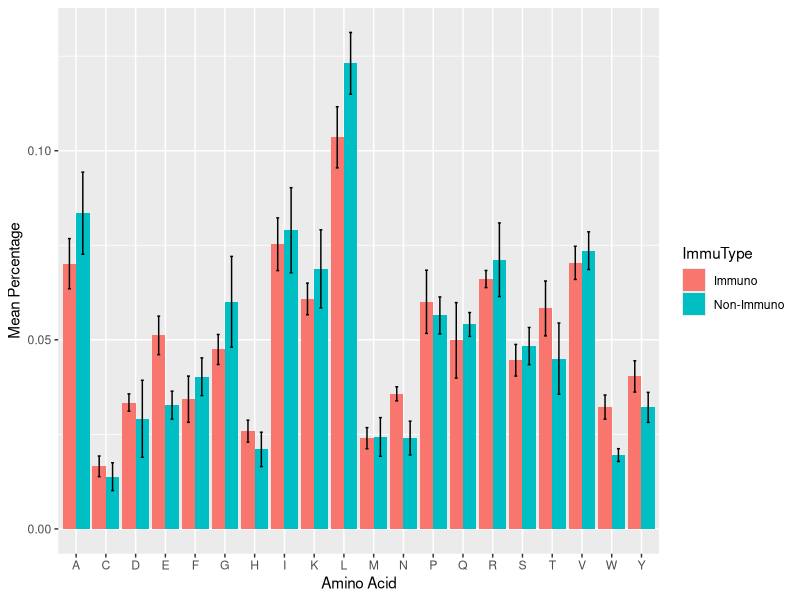
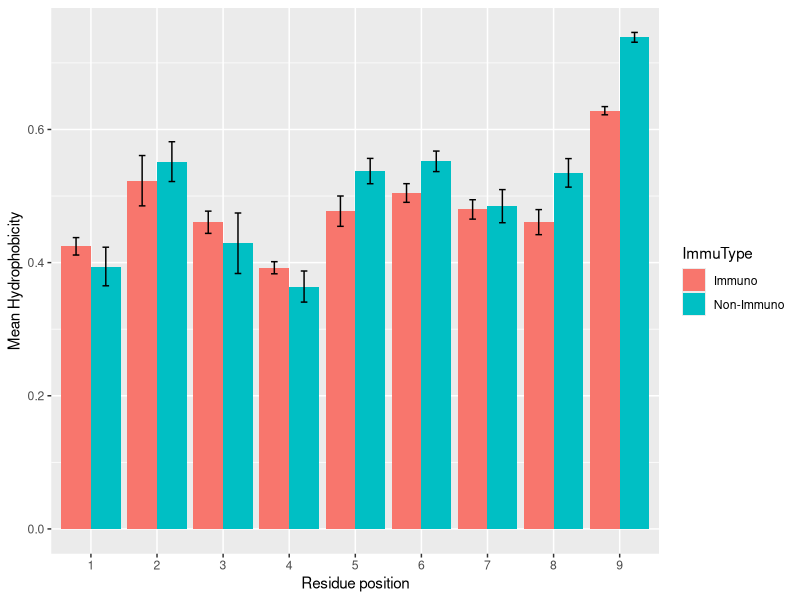
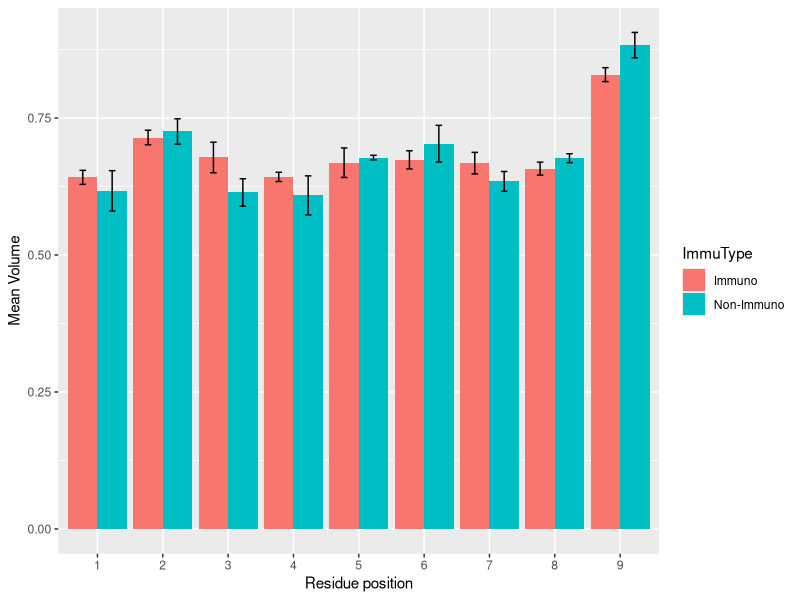
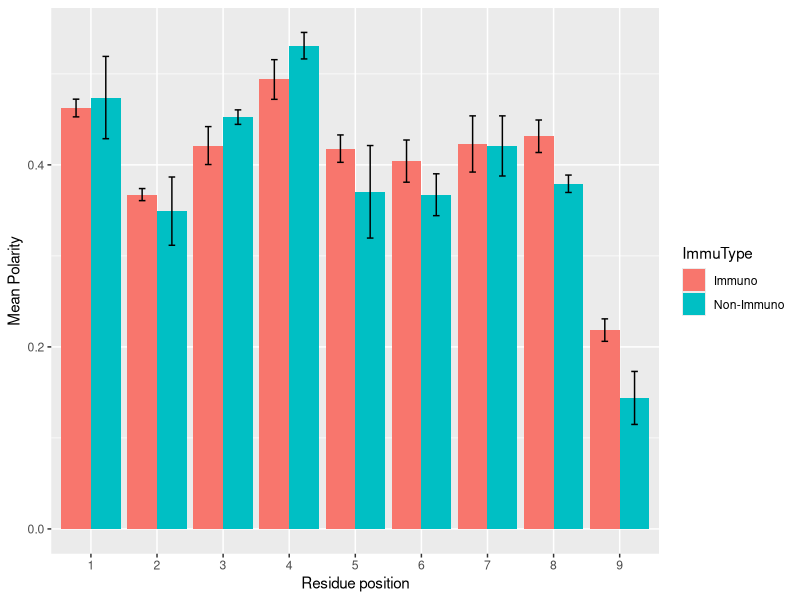
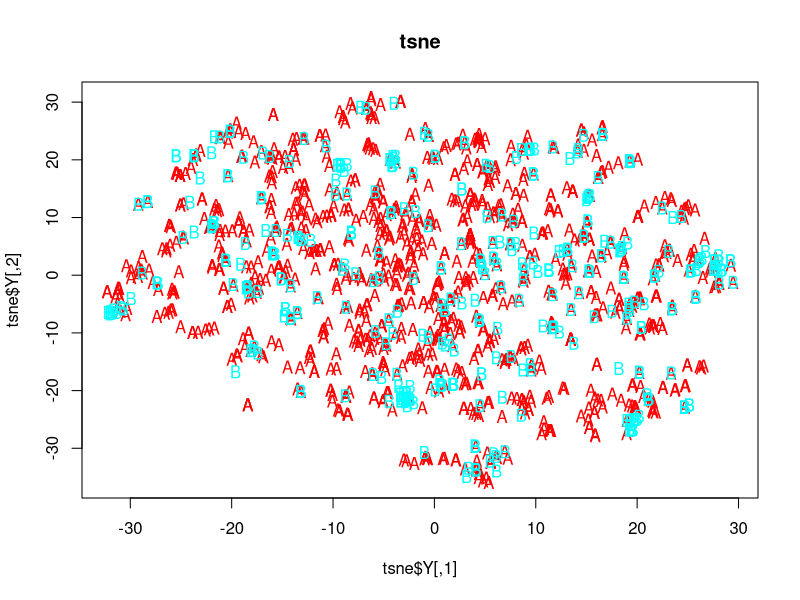
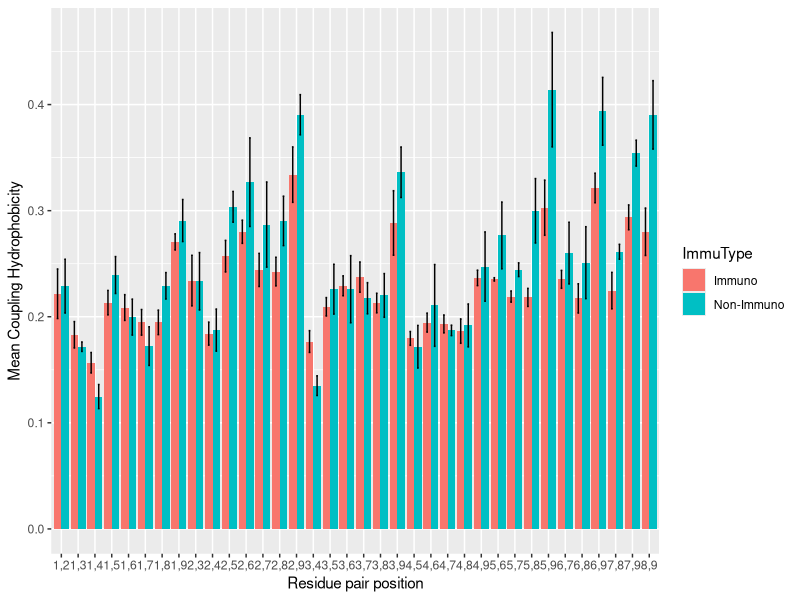
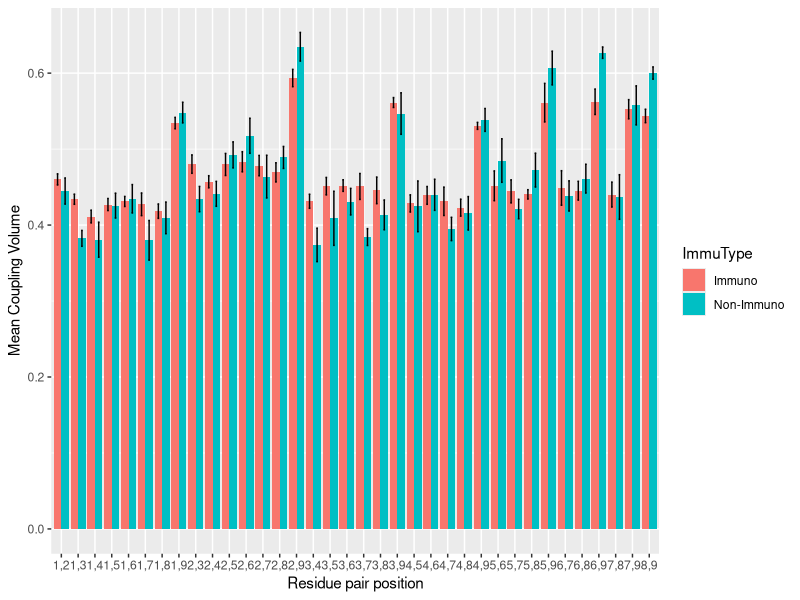
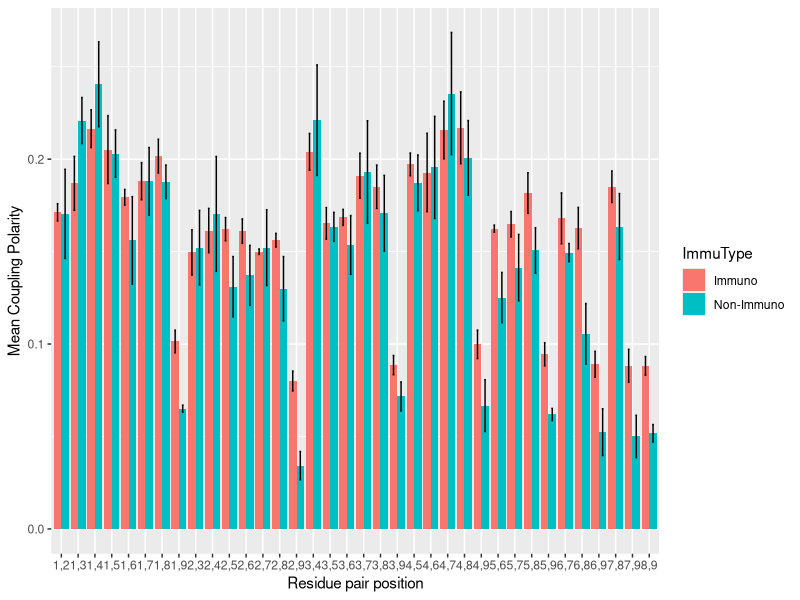

These charts were generated, in order, by the following R code:
rm(list=ls()) # clean the memeory


#####
# read in the data and separate the immuno and non immuno group
#####
ctl_wt_variant <- read.csv("ctl_wt_variant_immu.csv", stringsAsFactors = FALSE) # this database collapsed all the alleles

ctl_9mer <- ctl_wt_variant[nchar(ctl_wt_variant$peptide)==9, ]
ctl_9mer_immuno <- ctl_9mer[(ctl_9mer$Immunogenicity > 0.7) ,]
ctl_9mer_nonimmuno <- ctl_9mer[(ctl_9mer$Immunogenicity < 0.3) ,]


#####
# read in the amino acid scales
#####
aa_scales_unnormed <- read.csv("aminoacid_scales.csv", stringsAsFactors = FALSE)
maxs <- apply(aa_scales_unnormed[, 2:4], 2, max)
mins <- apply(aa_scales_unnormed[, 2:4], 2, min)
#aa_scales <- data.frame("AminoAcid" = aa_scales_unnormed$AminoAcid, scale(aa_scales_unnormed[, 2:4], center = (maxs + mins)/2, scale = (maxs - mins)/2))
aa_scales <- data.frame("AminoAcid" = aa_scales_unnormed$AminoAcid, scale(aa_scales_unnormed[, 2:4], center = mins, scale = (maxs - mins)))
score_of_aa <- function(aa, i_metric){
  aa_scales[which(aa_scales$AminoAcid == aa), i_metric]
}


seqs_to_scores <- function(seqs, i_metric){
  t(unname(sapply(seqs, function(seq){
    sapply(strsplit(seq, "")[[1]], score_of_aa, i_metric)
  })))
}

#hydro_scores_binded_9mer_separated <- seqs_to_scores(ctl_binded_9mer_separated$peptide, 2)
#vol_scores_binded_9mer_separated <- seqs_to_scores(ctl_binded_9mer_separated$peptide, 3)
#pol_score_binded_9mer_separated <- seqs_to_scores(ctl_binded_9mer_separated$peptide, 4)



#########
# define the function to get the frequency of each amino acid in the dataset
#########

get_AAfreq <- function(seqs, nsites){ # read in a vector if peptides, nsites is the length of the peptides
  sapply(aa_scales$AminoAcid, function(aa){
    sum(sapply(seqs, function(seq){
      sum(strsplit(seq, "")[[1]] == aa)
    }))
  })/(length(seqs)*nsites)
}

get_AAfreq_errorbar <- function(seqs, nsites){
  seqs <- sample(seqs)
  AA_freq_subgroups <- numeric(0)
  n = 4
  group_size <- as.integer(ceiling(length(seqs)/n))
  seqs_subs <- split(seqs, ceiling(seq_along(seqs)/group_size))
  for (iseqs in seqs_subs){
    AA_freq_subgroups <- rbind(AA_freq_subgroups, get_AAfreq(iseqs, nsites))
  }
  apply(AA_freq_subgroups, 2, sd)
}

aa_freq_immuno <- get_AAfreq(ctl_9mer_immuno$peptide, 9)
aa_freq_immuno_eb <- get_AAfreq_errorbar(ctl_9mer_immuno$peptide, 9)
aa_freq_nonimmuno <- get_AAfreq(ctl_9mer_nonimmuno$peptide, 9)
aa_freq_nonimmuno_eb <- get_AAfreq_errorbar(ctl_9mer_nonimmuno$peptide, 9)

df_aa_freq_immuno <- data.frame("ImmuType" = "Immuno", "AminoAcid" = aa_scales$AminoAcid, "mean"= aa_freq_immuno, "sd" = aa_freq_immuno_eb)
df_aa_freq_nonimmuno <- data.frame("ImmuType" = "Non-Immuno", "AminoAcid" = aa_scales$AminoAcid, "mean"= aa_freq_nonimmuno, "sd" = aa_freq_nonimmuno_eb)
df_aa_freq <- rbind(df_aa_freq_immuno, df_aa_freq_nonimmuno)

library(ggplot2)
ggplot(df_aa_freq,aes(x=AminoAcid,y=mean,fill=ImmuType))+
  geom_bar(stat="identity",position="dodge")+
  xlab("Amino Acid")+ylab("Mean Percentage")+geom_errorbar(aes(ymin=mean-sd, ymax=mean+sd), width=.2,position=position_dodge(.9))

##################
# the next step is to compare the hydrophobicity scores at each position
##################
hydro_scores_immuno <- seqs_to_scores(ctl_9mer_immuno$peptide, 2)
vol_scores_immuno <- seqs_to_scores(ctl_9mer_immuno$peptide, 3)
pol_scores_immuno <- seqs_to_scores(ctl_9mer_immuno$peptide, 4)

hydro_scores_nonimmuno <- seqs_to_scores(ctl_9mer_nonimmuno$peptide, 2)
vol_scores_nonimmuno <- seqs_to_scores(ctl_9mer_nonimmuno$peptide, 3)
pol_scores_nonimmuno <- seqs_to_scores(ctl_9mer_nonimmuno$peptide, 4)

get_scores_errorbar <- function(scores){
  scores <- scores[sample(1:nrow(scores)), ] # reshuffle the rows
  scores_subgroups <-  numeric(0)
  n = 4
  group_size <- as.integer(ceiling(nrow(scores)/n))
  sub_indexes <- ceiling((1:nrow(scores))/group_size)
  for (i in 1:n){
    scores_subgroups <- rbind(scores_subgroups, colMeans(scores[i == sub_indexes, ]))
  }
  apply(scores_subgroups, 2, sd)
}

df_scores_immuno <-  data.frame("ImmuType" = "Immuno", "pos" = 1:9, "hydro_mean" = colMeans(hydro_scores_immuno), "hydro_sd" = get_scores_errorbar(hydro_scores_immuno),
                                "vol_mean" = colMeans(vol_scores_immuno), "vol_sd" = get_scores_errorbar(vol_scores_immuno),
                                "pol_mean" = colMeans(pol_scores_immuno), "pol_sd" = get_scores_errorbar(pol_scores_immuno))

df_scores_nonimmuno <-  data.frame("ImmuType" = "Non-Immuno", "pos" = 1:9, "hydro_mean" = colMeans(hydro_scores_nonimmuno), "hydro_sd" = get_scores_errorbar(hydro_scores_nonimmuno),
                                   "vol_mean" = colMeans(vol_scores_nonimmuno), "vol_sd" = get_scores_errorbar(vol_scores_nonimmuno),
                                   "pol_mean" = colMeans(pol_scores_nonimmuno), "pol_sd" = get_scores_errorbar(pol_scores_nonimmuno))

df_scores <- rbind(df_scores_immuno, df_scores_nonimmuno)

ggplot(df_scores,aes(x=as.factor(pos),y=hydro_mean,fill=ImmuType))+
  geom_bar(stat="identity",position="dodge")+
  xlab("Residue position")+ylab("Mean Hydrophobicity")+geom_errorbar(aes(ymin=hydro_mean-hydro_sd, ymax=hydro_mean+hydro_sd), width=.2,position=position_dodge(.9))

ggplot(df_scores,aes(x=as.factor(pos),y=vol_mean,fill=ImmuType))+
  geom_bar(stat="identity",position="dodge")+
  xlab("Residue position")+ylab("Mean Volume")+geom_errorbar(aes(ymin=vol_mean-vol_sd, ymax=vol_mean+vol_sd), width=.2,position=position_dodge(.9))
# the difference in mean volume at position 3 might also be important

ggplot(df_scores,aes(x=as.factor(pos),y=pol_mean,fill=ImmuType))+
  geom_bar(stat="identity",position="dodge")+
  xlab("Residue position")+ylab("Mean Polarity")+geom_errorbar(aes(ymin=pol_mean-pol_sd, ymax=pol_mean+pol_sd), width=.2,position=position_dodge(.9))

# no consistent enrichment of hydrophobicity, volume or polarity is found


#######################
# do the PCA analysis for the data
#######################
df_scores_eachsample_immuno <- data.frame("ImmuType" = "Immuno", hydro_scores_immuno, vol_scores_immuno, pol_scores_immuno)
df_scores_eachsample_nonimmuno <- data.frame("ImmuType" = "Non-Immuno", hydro_scores_nonimmuno, vol_scores_nonimmuno, pol_scores_nonimmuno)
df_scores_eachsample <- rbind(df_scores_eachsample_immuno, df_scores_eachsample_nonimmuno)
pca_hydro_score <-prcomp(df_scores_eachsample[, 2:10], center = TRUE,scale. = TRUE)
summary(pca_hydro_score)

pca_vol_score <- prcomp(df_scores_eachsample[, 11:19], center = TRUE,scale. = TRUE)
summary(pca_vol_score)

pca_pol_score <- prcomp(df_scores_eachsample[, 20:28], center = TRUE,scale. = TRUE)
summary(pca_pol_score)

pca_total_score <- prcomp(df_scores_eachsample[, 2:28], center = TRUE,scale. = TRUE)
summary(pca_total_score)

# we need a lot of principle components to capture the variation


##########################
# do the tsne plot for the data
###########################
library(Rtsne)
tsne <- Rtsne(df_scores_eachsample[, 11:19], dims = 2, check_duplicate = FALSE)
plot(tsne$Y, t = 'n', main = 'tsne')
train_label <- as.factor(df_scores_eachsample$ImmuType)
levels(train_label) <- list(A = "Immuno", B = "Non-Immuno")
colors = rainbow(length(unique(train_label)))
names(colors) = unique(train_label)
text(tsne$Y, labels = train_label, col = colors[train_label])


#######################
# now we will check out the coupling zi*zj, where i and j are two arbitrary positions
########################

get_coupling_scores <- function(scores){ # read in single scores, return the coupling scores
  nsites <- ncol(scores)
  nsamples <- nrow(scores)
  
  coupling <- matrix(rep(0, nsamples*nsites*(nsites-1)/2), nrow = nsamples)
  counter <- 1
  for (i in 1:(nsites - 1)){
    for (j in (i+1):nsites){
      coupling[, counter] <- scores[, i] * scores[, j]
      counter <- counter + 1
    }
  }
  coupling
} 

hydro_coupling_scores_immuno <- get_coupling_scores(hydro_scores_immuno)
hydro_coupling_scores_nonimmuno <- get_coupling_scores(hydro_scores_nonimmuno)

vol_coupling_scores_immuno <- get_coupling_scores(vol_scores_immuno)
vol_coupling_scores_nonimmuno <- get_coupling_scores(vol_scores_nonimmuno)

pol_coupling_scores_immuno <- get_coupling_scores(pol_scores_immuno)
pol_coupling_scores_nonimmuno <- get_coupling_scores(pol_scores_nonimmuno)

nsites <- 9
pos_pair <- {}
for (i in 1:(nsites - 1)){
  for (j in (i+1):nsites){
    pos_pair <- c(pos_pair, paste(i,j,sep = ","))
  }
}

df_coupling_scores_immuno <-  data.frame("ImmuType" = "Immuno", "pos" = pos_pair, "hydro_coup_mean" = colMeans(hydro_coupling_scores_immuno), "hydro_coup_sd" = get_scores_errorbar(hydro_coupling_scores_immuno),
                                "vol_coup_mean" = colMeans(vol_coupling_scores_immuno), "vol_coup_sd" = get_scores_errorbar(vol_coupling_scores_immuno),
                                "pol_coup_mean" = colMeans(pol_coupling_scores_immuno), "pol_coup_sd" = get_scores_errorbar(pol_coupling_scores_immuno))

df_coupling_scores_nonimmuno <-  data.frame("ImmuType" = "Non-Immuno", "pos" = pos_pair, "hydro_coup_mean" = colMeans(hydro_coupling_scores_nonimmuno), "hydro_coup_sd" = get_scores_errorbar(hydro_coupling_scores_nonimmuno),
                                            "vol_coup_mean" = colMeans(vol_coupling_scores_nonimmuno), "vol_coup_sd" = get_scores_errorbar(vol_coupling_scores_nonimmuno),
                                            "pol_coup_mean" = colMeans(pol_coupling_scores_nonimmuno), "pol_coup_sd" = get_scores_errorbar(pol_coupling_scores_nonimmuno))
df_coupling_scores <- rbind(df_coupling_scores_immuno, df_coupling_scores_nonimmuno)

ggplot(df_coupling_scores,aes(x=as.factor(pos),y=hydro_coup_mean,fill=ImmuType))+
  geom_bar(stat="identity",position="dodge")+
  xlab("Residue pair position")+ylab("Mean Coupling Hydrophobicity")+geom_errorbar(aes(ymin=hydro_coup_mean-hydro_coup_sd, ymax=hydro_coup_mean+hydro_coup_sd), width=.2,position=position_dodge(.9))
# 5,8  coupling might be good features to distinguish the immuno and non immuno types

ggplot(df_coupling_scores,aes(x=as.factor(pos),y=vol_coup_mean,fill=ImmuType))+
  geom_bar(stat="identity",position="dodge")+
  xlab("Residue pair position")+ylab("Mean Coupling Volume")+geom_errorbar(aes(ymin=vol_coup_mean-vol_coup_sd, ymax=vol_coup_mean+vol_coup_sd), width=.2,position=position_dodge(.9))
# 1,7  2,3  2,7 3,4  3,5 3,7 5,7 4,7 7,9 might be good features to distinguish the immuno and non immuno types. 1,7 and 3,7 are the best

ggplot(df_coupling_scores,aes(x=as.factor(pos),y=pol_coup_mean,fill=ImmuType))+
  geom_bar(stat="identity",position="dodge")+
  xlab("Residue pair position")+ylab("Mean Coupling Polarity")+geom_errorbar(aes(ymin=pol_coup_mean-pol_coup_sd, ymax=pol_coup_mean+pol_coup_sd), width=.2,position=position_dodge(.9))
# 1,4 6,8 might be good

########################
# look at the probability distribution of the dataset
########################
colnames(hydro_coupling_scores_immuno) <- pos_pair
colnames(hydro_coupling_scores_nonimmuno) <- pos_pair

colnames(vol_coupling_scores_immuno) <- pos_pair
colnames(vol_coupling_scores_nonimmuno) <- pos_pair

colnames(pol_coupling_scores_immuno) <- pos_pair
colnames(pol_coupling_scores_nonimmuno) <- pos_pair
plot(density(vol_coupling_scores_immuno[, "3,7"]))
plot(density(vol_coupling_scores_nonimmuno[, "3,7"]))

plot(density(vol_coupling_scores_immuno[, "1,7"]))
plot(density(vol_coupling_scores_nonimmuno[, "1,7"]))

mean(vol_coupling_scores_immuno[, "3,7"])
mean(vol_coupling_scores_nonimmuno[, "3,7"])

df_coupling_scores_eachsample_immuno <- setNames(data.frame("Immuno", hydro_coupling_scores_immuno, vol_coupling_scores_immuno, pol_coupling_scores_immuno), c("ImmuType", paste("hydro", pos_pair, sep = ","), paste("vol", pos_pair, sep = ","), paste("pol", pos_pair, sep = ",")))
df_coupling_scores_eachsample_nonimmuno <- setNames(data.frame("Non-Immuno", hydro_coupling_scores_nonimmuno, vol_coupling_scores_nonimmuno, pol_coupling_scores_nonimmuno), c("ImmuType", paste("hydro", pos_pair, sep = ","), paste("vol", pos_pair, sep = ","), paste("pol", pos_pair, sep = ",")))
df_coupling_scores_eachsample <- rbind(df_coupling_scores_eachsample_immuno, df_coupling_scores_eachsample_nonimmuno)

#tsne <- Rtsne(df_coupling_scores_eachsample[, c("vol,1,7", "vol,3,7")], dims = 2,check_duplicates = FALSE) 
#tsne <- Rtsne(df_coupling_scores_eachsample[, c("hydro,5,8", "vol,1,7", "vol,3,7", "pol,1,4", "pol,6,8")], dims = 2,check_duplicates = FALSE) 
tsne <- Rtsne(df_coupling_scores_eachsample[, 2:ncol(df_coupling_scores_eachsample)], dims = 2,check_duplicates = FALSE) 
plot(tsne$Y, t = 'n', main = 'tsne')
train_label <- as.factor(df_scores_eachsample$ImmuType)
levels(train_label) <- list(A = "Immuno", B = "Non-Immuno")
colors = rainbow(length(unique(train_label)))
names(colors) = unique(train_label)
text(tsne$Y, labels = train_label, col = colors[train_label]) # the tsne result is not so good, similar to the case when we use all the single probabilities 
